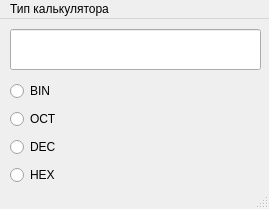
<?xml version="1.0" encoding="UTF-8"?>
<ui version="4.0">
 <class>CalcProgam</class>
 <widget class="QMainWindow" name="CalcProgam">
  <property name="geometry">
   <rect>
    <x>0</x>
    <y>0</y>
    <width>269</width>
    <height>209</height>
   </rect>
  </property>
  <property name="windowTitle">
   <string>MainWindow</string>
  </property>
  <widget class="QWidget" name="centralwidget">
   <widget class="QWidget" name="layoutWidget_2">
    <property name="geometry">
     <rect>
      <x>70</x>
      <y>60</y>
      <width>191</width>
      <height>111</height>
     </rect>
    </property>
    <layout class="QGridLayout" name="gridLayout">
     <item row="0" column="0">
      <widget class="QLabel" name="bin">
       <property name="text">
        <string/>
       </property>
      </widget>
     </item>
     <item row="1" column="0">
      <widget class="QLabel" name="oct">
       <property name="text">
        <string/>
       </property>
      </widget>
     </item>
     <item row="2" column="0">
      <widget class="QLabel" name="dec">
       <property name="text">
        <string/>
       </property>
      </widget>
     </item>
     <item row="3" column="0">
      <widget class="QLabel" name="hex">
       <property name="text">
        <string/>
       </property>
      </widget>
     </item>
    </layout>
   </widget>
   <widget class="QLineEdit" name="enter_number">
    <property name="geometry">
     <rect>
      <x>10</x>
      <y>10</y>
      <width>251</width>
      <height>41</height>
     </rect>
    </property>
    <property name="font">
     <font>
      <pointsize>10</pointsize>
     </font>
    </property>
   </widget>
   <widget class="QWidget" name="layoutWidget">
    <property name="geometry">
     <rect>
      <x>10</x>
      <y>60</y>
      <width>51</width>
      <height>111</height>
     </rect>
    </property>
    <layout class="QGridLayout" name="gridLayout_2">
     <item row="0" column="0">
      <widget class="QRadioButton" name="radioButton_bin">
       <property name="text">
        <string>BIN</string>
       </property>
      </widget>
     </item>
     <item row="1" column="0">
      <widget class="QRadioButton" name="radioButton_oct">
       <property name="text">
        <string>OCT</string>
       </property>
      </widget>
     </item>
     <item row="2" column="0">
      <widget class="QRadioButton" name="radioButton_dec">
       <property name="text">
        <string>DEC</string>
       </property>
      </widget>
     </item>
     <item row="3" column="0">
      <widget class="QRadioButton" name="radioButton_hex">
       <property name="text">
        <string>HEX</string>
       </property>
      </widget>
     </item>
    </layout>
   </widget>
  </widget>
  <widget class="QMenuBar" name="menubar">
   <property name="geometry">
    <rect>
     <x>0</x>
     <y>0</y>
     <width>269</width>
     <height>20</height>
    </rect>
   </property>
   <widget class="QMenu" name="menu">
    <property name="title">
     <string>Тип калькулятора</string>
    </property>
    <addaction name="wP_standart"/>
    <addaction name="wP_programmer"/>
   </widget>
   <addaction name="menu"/>
  </widget>
  <widget class="QStatusBar" name="statusbar"/>
  <action name="wP_standart">
   <property name="text">
    <string>Стандартний</string>
   </property>
  </action>
  <action name="wP_programmer">
   <property name="text">
    <string>Програміста</string>
   </property>
  </action>
 </widget>
 <resources/>
 <connections/>
</ui>
